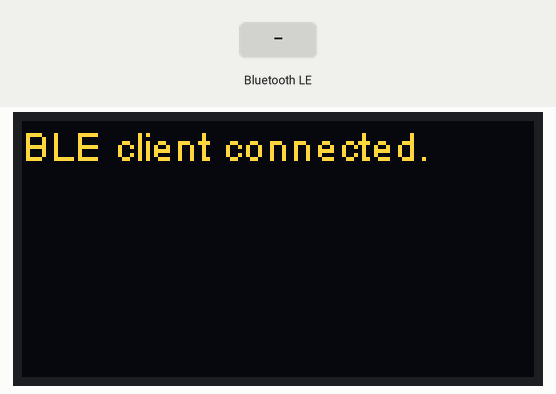
Simulated run of this sketch. Board: ESP32. Parts: 128×64 one-colour display. The inputs (shaded band) are chosen by the test bench. The OLED is the two-colour kind (top 16 rows yellow); nothing arrives over Bluetooth unless stated; a phone connects over Bluetooth LE 3 s after start.

Above: at 3.6 s.
3.7 s: Bluetooth LE write "scan" received
At 4.9 s:
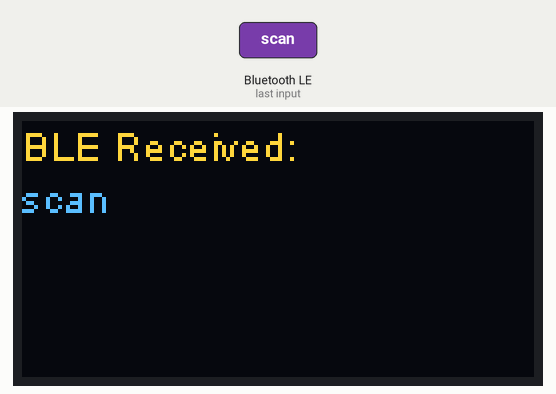
5.2 s: Bluetooth LE write "0x" received
At 6.2 s:
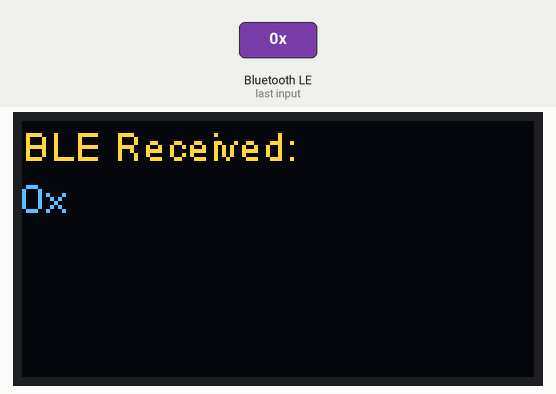
6.7 s: Bluetooth LE write "1" received
At 7.4 s:
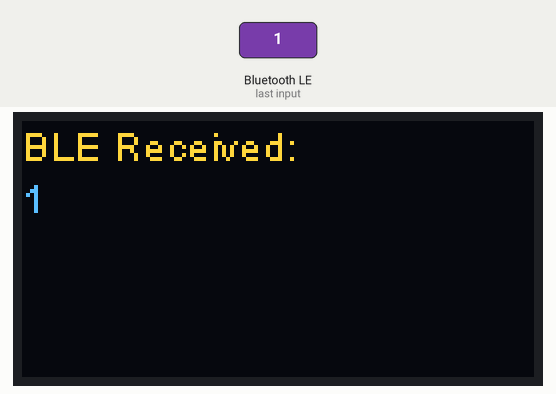
Timing chart, 0 to 9.7 s (numbered marks = the images above; inputs shaded):
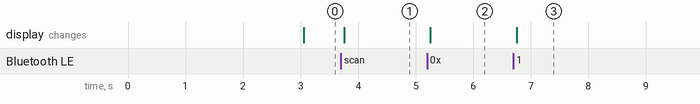

The sketch:

bleRemote.ino
```cpp
#include <BLEDevice.h>
#include <IRremote.h>
#include "heltec.h"

#define DEVICE_NAME         "My Remote"
#define SERVICE_UUID        "4fafc201-1fb5-459e-8fcc-c5c9c331914b"
#define CHARACTERISTIC_UUID "beb5483e-36e1-4688-b7f5-ea07361b26a8"

BLECharacteristic *pCharacteristic;
String message = "";
int IRSenderPin = 0;
boolean irsendmessage = false;
IRrecv recv(17);

String buttonRecv = "";

void printToScreen(String s) {
  Heltec.display->clear();
  Heltec.display->drawString(0, 0, s);
  Heltec.display->display();
}

uint64_t StrToHex( String str)
{
  char Buf[50];
  str.toCharArray(Buf, 50);
  return (uint64_t) strtoull(Buf, 0, 16);
}

class MyServerCallbacks: public BLEServerCallbacks {
    void onConnect(BLEServer* pServer) {
      printToScreen("BLE client connected.");
    };

    void onDisconnect(BLEServer* pServer) {
      printToScreen("BLE client disconnected.");
      BLEDevice::startAdvertising();
    }
};

class MyCharacteristicCallbacks: public BLECharacteristicCallbacks {
  void onWrite(BLECharacteristic *characteristic) {
    message = String(characteristic->getValue().c_str());
    printToScreen("BLE Received:\n" + message);

    if(message == "scan"){
//      digitalWrite(25, HIGH);
    }

    if (message.substring(0, 2)=="0x") {
//      digitalWrite(25, HIGH);
        irsendmessage = true;

    }
    return;
  }
};

void setup() {
  Heltec.begin(true /*display*/, false /*LoRa*/, true /*Serial*/);
  IrSender.begin(IRSenderPin, 13);
  recv.enableIRIn();
  Serial.begin(9600);
  printToScreen("Starting BLE!");

  BLEDevice::init(DEVICE_NAME);

  BLEServer *pServer = BLEDevice::createServer();
  pServer->setCallbacks(new MyServerCallbacks());

  BLEService *pService = pServer->createService(SERVICE_UUID);

  pCharacteristic = pService->createCharacteristic(
    CHARACTERISTIC_UUID,
    BLECharacteristic::PROPERTY_READ | BLECharacteristic::PROPERTY_WRITE
  );
  pCharacteristic->setCallbacks(new MyCharacteristicCallbacks());
  pCharacteristic->setValue("Init");

  pService->start();

  BLEAdvertising *pAdvertising = BLEDevice::getAdvertising();
  pAdvertising->addServiceUUID(SERVICE_UUID);
  pAdvertising->setScanResponse(true);
  BLEDevice::startAdvertising();
}

void loop() {

  if (recv.decode() && !irsendmessage) {
    Serial.println("reciving IR again");
    String buttonStr = String(recv.decodedIRData.decodedRawData, HEX);
    Serial.println("done reciving IR");
    buttonStr.toUpperCase();
    buttonRecv = "0x"+buttonStr;
    printToScreen("button: "+ buttonRecv);
    pCharacteristic->setValue(buttonRecv.c_str());
//    Serial.println(recv.decodedIRData.decodedRawData, HEX);
//    recv.printIRResultShort(&Serial);
    delay(1000);
    recv.resume();
  }

  if(irsendmessage){
      IrSender.sendNECRaw(StrToHex(message.substring(2)),4);
      irsendmessage = false;
      recv.enableIRIn();
  }
}
```

Measured:
- after the input at 3.7 s, the display: changes after 0.06 s (image 1)
- after the input at 5.2 s, the display: changes after 0.06 s (image 2)
- after the input at 6.7 s, the display: changes after 0.06 s (image 3)
